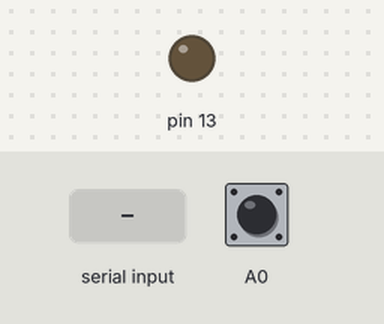
The sketch below on a simulated Arduino Uno, built with avr-gcc and run on an emulated ATmega328P. On the bench: output pins drawn as LEDs (lit = HIGH). The test bench sets the inputs (shaded band); at power-on: A0 HIGH. What the sketch prints to the serial monitor is not drawn.

Above: at 1.2 s.
1.3 s: "r" received over Serial
At 2.1 s:
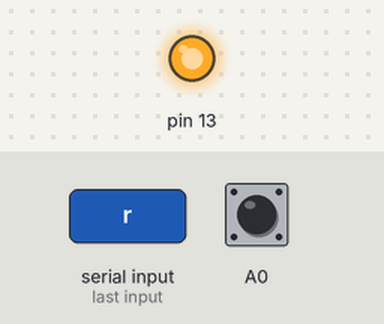
3.8 s: A0 pulled LOW for 0.15 s
Timing chart, 0 to 6.8 s (numbered marks = the images above; inputs shaded):
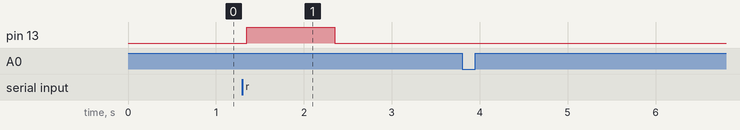

The sketch:

comuncacaoserial_led.ino
```cpp
int apertadotec = 0, apertadobut = 0, estadobut = 0, estadotec = 0;
int c = 0;

void setup() {
  // put your setup code here, to run once:
  Serial.begin(9600);
  pinMode(13, OUTPUT);
  pinMode(A0, INPUT_PULLUP);
}

void loop() {
  // put your main code here, to run repeatedly:

  apertadotec = Serial.read();
  apertadobut = digitalRead(A0);

  if ((estadotec == 0 && apertadotec == 'r' ) || (estadotec == 0 &&  apertadotec == 'R')) {
    estadotec = 1;
    digitalWrite(13, HIGH);
    delay(1000); //corrigir bouncing
    //digitalWrite(13, LOW);
    c = 0;
  }
  if ((estadotec == 1 && apertadotec == 'r' ) || (estadotec == 1 && apertadotec == 'R')){
    digitalWrite(13, LOW);
    estadotec = 0;
  }

  if (estadobut == 0 && apertadobut == 0) {
    estadobut = 1;
    c = c + 1;
    delay(100); //corrigir bouncing
  }
  if (estadobut == 1 && apertadobut == 1) {
    Serial.print("Pressionado: ");
    Serial.println(c);
    estadobut = 0;
    delay(100); //corrigir bouncing
  }

  delay(50);
}
```

Measured:
- after the input at 1.3 s, pin 13: LOW → HIGH after 0.05 s, → LOW 1.0 s later
- after the input at 3.8 s, every drawn part: stays the same
